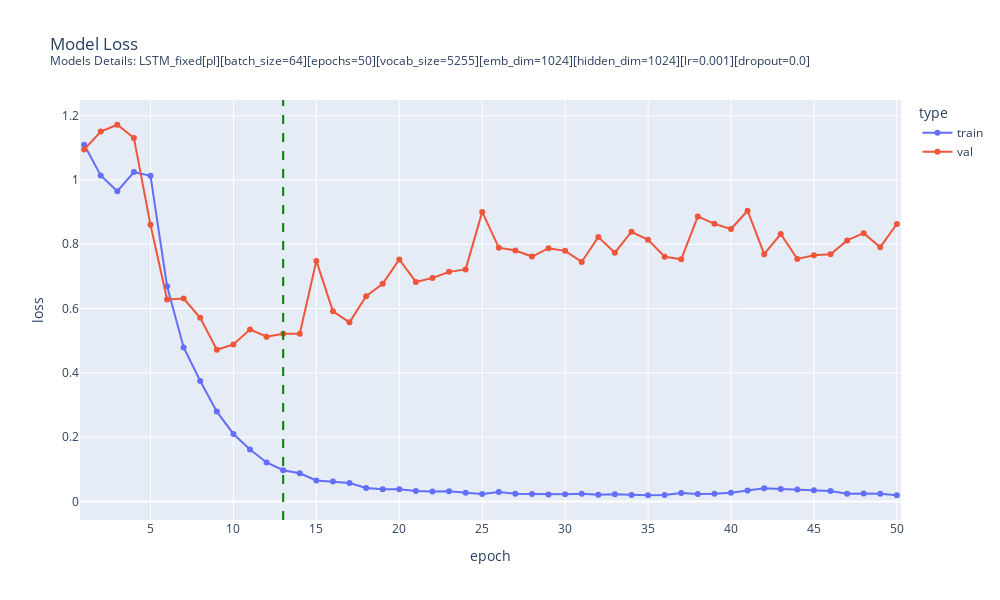

The notebook cell this image was saved under:
### Code cell
global_res_pl = pd.read_csv(global_res_pl_path)

plot_model_fit_loss(
    train_loss=global_res_pl['training_loss'],
    val_loss=global_res_pl['validation_loss'],
    vertical_line=13, # best epoch chosen
    subtitle="Models Details: " + BEST_LSTM_PL.MODEL_DESCRIPTION
)

### Figure 1 — Plotly figure (JSON) as saved in the notebook; plotly's stock layout.template omitted (floating-point values rounded to 4 significant figures)
{"data": [{"hovertemplate": "type=train<br>epoch=%{x}<br>loss=%{y}<extra></extra>", "legendgroup": "train", "line": {"color": "#636efa", "dash": "solid"}, "marker": {"symbol": "circle"}, "mode": "lines+markers", "name": "train", "orientation": "v", "showlegend": true, "type": "scatter", "x": [1, 2, 3, 4, 5, 6, 7, 8, 9, 10, 11, 12, 13, 14, 15, 16, 17, 18, 19, 20, 21, 22, 23, 24, 25, 26, 27, 28, 29, 30, 31, 32, 33, 34, 35, 36, 37, 38, 39, 40, 41, 42, 43, 44, 45, 46, 47, 48, 49, 50], "xaxis": "x", "y": [1.11, 1.014, 0.965, 1.024, 1.013, 0.6692, 0.4791, 0.3746, 0.2793, 0.2098, 0.1614, 0.1212, 0.097, 0.0874, 0.0653, 0.062, 0.057, 0.0418, 0.0377, 0.0375, 0.0323, 0.0307, 0.0314, 0.0267, 0.0233, 0.0292, 0.024, 0.0233, 0.0218, 0.022, 0.0239, 0.0204, 0.0221, 0.0195, 0.0191, 0.0197, 0.0259, 0.0231, 0.0236, 0.0267, 0.0338, 0.0408, 0.0383, 0.0367, 0.0345, 0.0323, 0.0236, 0.0248, 0.0234, 0.0191], "yaxis": "y"}, {"hovertemplate": "type=val<br>epoch=%{x}<br>loss=%{y}<extra></extra>", "legendgroup": "val", "line": {"color": "#EF553B", "dash": "solid"}, "marker": {"symbol": "circle"}, "mode": "lines+markers", "name": "val", "orientation": "v", "showlegend": true, "type": "scatter", "x": [1, 2, 3, 4, 5, 6, 7, 8, 9, 10, 11, 12, 13, 14, 15, 16, 17, 18, 19, 20, 21, 22, 23, 24, 25, 26, 27, 28, 29, 30, 31, 32, 33, 34, 35, 36, 37, 38, 39, 40, 41, 42, 43, 44, 45, 46, 47, 48, 49, 50], "xaxis": "x", "y": [1.095, 1.151, 1.172, 1.131, 0.8605, 0.628, 0.6309, 0.5713, 0.472, 0.4883, 0.5352, 0.5122, 0.5214, 0.5219, 0.7483, 0.5913, 0.5574, 0.6385, 0.6769, 0.7526, 0.6829, 0.6952, 0.7142, 0.7219, 0.9008, 0.7894, 0.7807, 0.7618, 0.7877, 0.7795, 0.745, 0.8227, 0.7739, 0.839, 0.814, 0.7615, 0.7532, 0.8866, 0.8635, 0.8474, 0.9043, 0.7693, 0.8319, 0.7542, 0.7656, 0.7689, 0.8121, 0.8345, 0.7909, 0.863], "yaxis": "y"}], "layout": {"height": 600, "legend": {"title": {"text": "type"}, "tracegroupgap": 0}, "shapes": [{"line": {"color": "green", "dash": "dash", "width": 2}, "type": "line", "x0": 13, "x1": 13, "xref": "x", "y0": 0, "y1": 1, "yref": "y domain"}], "title": {"text": "Model Loss<br><sup>Models Details: LSTM_fixed[pl][batch_size=64][epochs=50][vocab_size=5255][emb_dim=1024][hidden_dim=1024][lr=0.001][dropout=0.0]<sup>"}, "width": 1000, "xaxis": {"anchor": "y", "domain": [0, 1], "range": [0.75, 50.25], "title": {"text": "epoch"}}, "yaxis": {"anchor": "x", "domain": [0, 1], "title": {"text": "loss"}}}}
